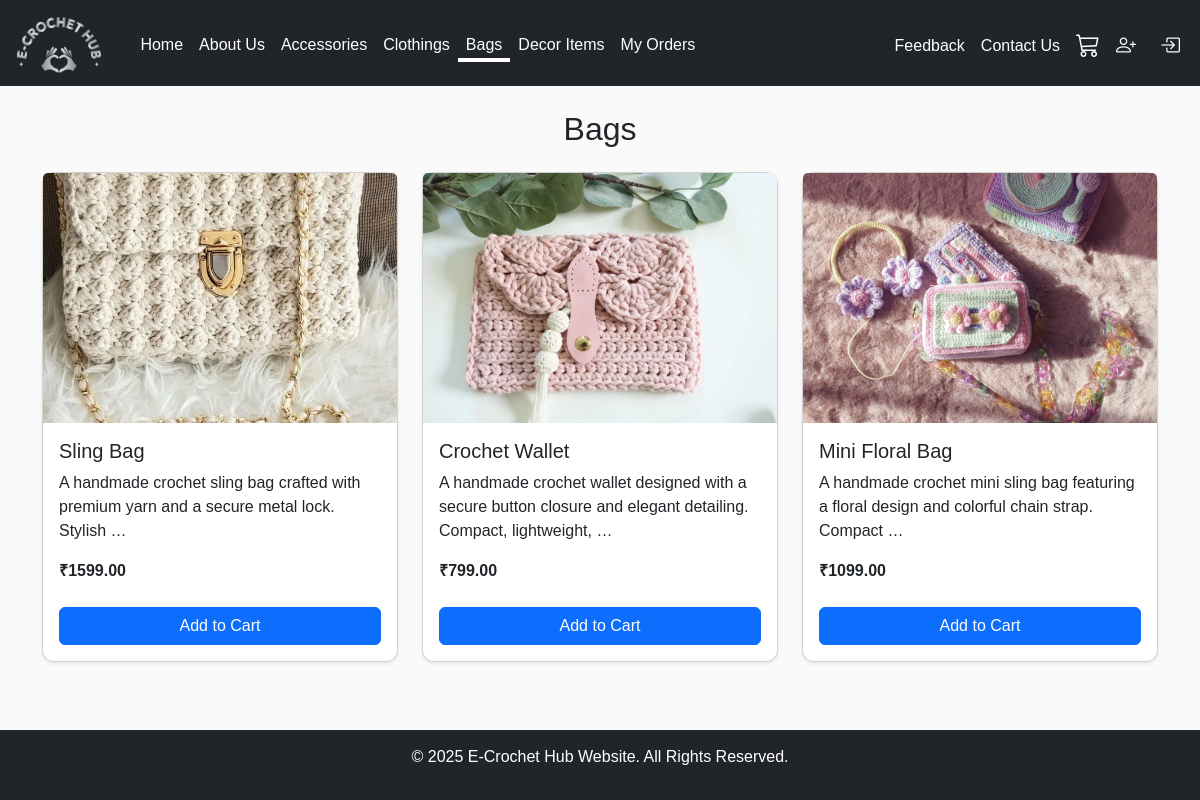
Page /bags/ on the committed database.
### app/models.py (models this page shows, shortened)
class Product(models.Model):
    category = models.ForeignKey(Category, on_delete=models.CASCADE)
    name = models.CharField(max_length=200)
    price = models.DecimalField(max_digits=10, decimal_places=2)
    description = models.TextField()
    image = models.ImageField(upload_to="products/", blank=True, null=True)

### app/views.py (the view)
# urls.py: path('bags/', views.bags, name='bags'),
def bags(request):
    cat = Category.objects.filter(name__iexact="Bags").first()
    products = Product.objects.filter(category=cat)
    return render(request, "bags.html", {"products": products})

### app/context_processors.py (called while the page is built)
def cart_count(request):
    if request.user.is_authenticated:
        return {
            "cart_count": Cart.objects.filter(user=request.user).count()
        }
    return {"cart_count": 0}

### templates/bags.html (shortened to what this page needs)
{% extends "base.html" %}
{% block content %}
<div class="container mt-4">
    <h2 class="text-center mb-4">Bags</h2>
    <div class="row">
        {% for item in products %}
        <div class="col-md-4 mb-4">
            <div class="card shadow-sm">
                {% if item.image %}
                    <img src="{{ item.image.url }}"
                         class="card-img-top"
                         style="height:250px; object-fit:cover;">
                {% endif %}
                <div class="card-body">
                    <h5 class="card-title">{{ item.name }}</h5>
                    <p>{{ item.description|truncatewords:15 }}</p>
                    <p class="fw-bold">₹{{ item.price }}</p>
                    <a href="{% url 'add_to_cart' item.id %}"
                       class="btn btn-primary w-100 mt-2">
                        Add to Cart
                    </a>
                </div>
            </div>
        </div>
        {% empty %}
        <div class="col-12 text-center">
            <p class="text-muted">No products available</p>
        </div>
        {% endfor %}
    </div>
</div>
{% endblock %}

### static/home.css (style rules this page uses)
* { margin: 0; padding: 0; box-sizing: border-box; }
body { background: #fafafa; font-family: Arial, sans-serif; padding-bottom: 70px; }
.card { border-radius: 12px; }

### templates/base.html (style rules this page uses)
body, html { height: 100%; margin: 0; }

### rows in the picture
Product: image (picture), name "Sling Bag", description "A handmade crochet sling bag crafted with premium yarn and a secure metal lock. Stylish …", price "1599.00"
Product: image (picture), name "Crochet Wallet", description "A handmade crochet wallet designed with a secure button closure and elegant detailing. Compact, lightweight, …", price "799.00"
Product: image (picture), name "Mini Floral Bag", description "A handmade crochet mini sling bag featuring a floral design and colorful chain strap. Compact …", price "1099.00"
